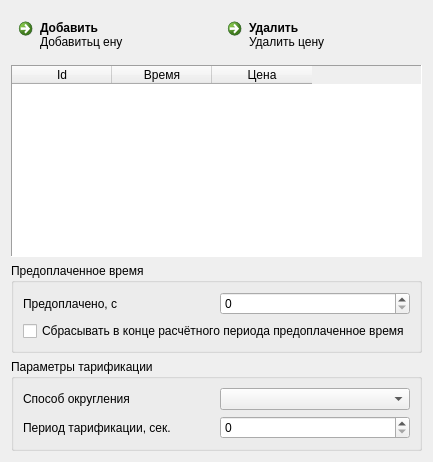
     <widget class="QWidget" name="tab_radius_time">
      <attribute name="title">
       <string>Оплата за время</string>
      </attribute>
      <layout class="QGridLayout" name="gridLayout">
       <item row="2" column="0" colspan="2">
        <widget class="QTableWidget" name="timeaccess_table">
         <property name="frameShape">
          <enum>QFrame::Panel</enum>
         </property>
         <property name="selectionMode">
          <enum>QAbstractItemView::SingleSelection</enum>
         </property>
         <property name="selectionBehavior">
          <enum>QAbstractItemView::SelectRows</enum>
         </property>
         <property name="verticalScrollMode">
          <enum>QAbstractItemView::ScrollPerPixel</enum>
         </property>
         <property name="horizontalScrollMode">
          <enum>QAbstractItemView::ScrollPerPixel</enum>
         </property>
         <property name="gridStyle">
          <enum>Qt::DotLine</enum>
         </property>
         <column>
          <property name="text">
           <string>Id</string>
          </property>
         </column>
         <column>
          <property name="text">
           <string>Время</string>
          </property>
         </column>
         <column>
          <property name="text">
           <string>Цена</string>
          </property>
         </column>
        </widget>
       </item>
       <item row="4" column="0" colspan="2">
        <widget class="QGroupBox" name="groupBox_radius_time_tarification_settings">
         <property name="title">
          <string>Параметры тарификации</string>
         </property>
         <layout class="QGridLayout" name="gridLayout_3">
          <item row="0" column="1">
           <widget class="QComboBox" name="comboBox_radius_time_rounding"/>
          </item>
          <item row="0" column="0">
           <widget class="QLabel" name="label_radius_time_rounding">
            <property name="text">
             <string>Способ округления</string>
            </property>
           </widget>
          </item>
          <item row="1" column="0">
           <widget class="QLabel" name="label_radius_time_tarification_step">
            <property name="text">
             <string>Период тарификации, сек.</string>
            </property>
           </widget>
          </item>
          <item row="1" column="1">
           <widget class="QSpinBox" name="spinBox_radius_time_tarification_step">
            <property name="maximum">
             <number>999999999</number>
            </property>
           </widget>
          </item>
         </layout>
        </widget>
       </item>
       <item row="0" column="0">
        <widget class="QCommandLinkButton" name="commandLinkButton_add_radius_timecost">
         <property name="text">
          <string>Добавить</string>
         </property>
         <property name="default">
          <bool>true</bool>
         </property>
         <property name="description">
          <string>Добавитьц ену</string>
         </property>
        </widget>
       </item>
       <item row="0" column="1">
        <widget class="QCommandLinkButton" name="commandLinkButton_del_radius_timecost">
         <property name="text">
          <string>Удалить</string>
         </property>
         <property name="description">
          <string>Удалить цену</string>
         </property>
        </widget>
       </item>
       <item row="3" column="0" colspan="2">
        <widget class="QGroupBox" name="groupBox_radius_time_prepaid">
         <property name="title">
          <string>Предоплаченное время</string>
         </property>
         <layout class="QGridLayout" name="gridLayout_7">
          <item row="0" column="0">
           <widget class="QLabel" name="prepaid_time_label">
            <property name="text">
             <string>Предоплачено, с</string>
            </property>
           </widget>
          </item>
          <item row="0" column="1">
           <widget class="QSpinBox" name="prepaid_time_edit">
            <property name="maximum">
             <number>999999999</number>
            </property>
           </widget>
          </item>
          <item row="1" column="0" colspan="2">
           <widget class="QCheckBox" name="reset_time_checkbox">
            <property name="text">
             <string>Сбрасывать в конце расчётного периода предоплаченное время</string>
            </property>
           </widget>
          </item>
         </layout>
        </widget>
       </item>
      </layout>
     </widget>
